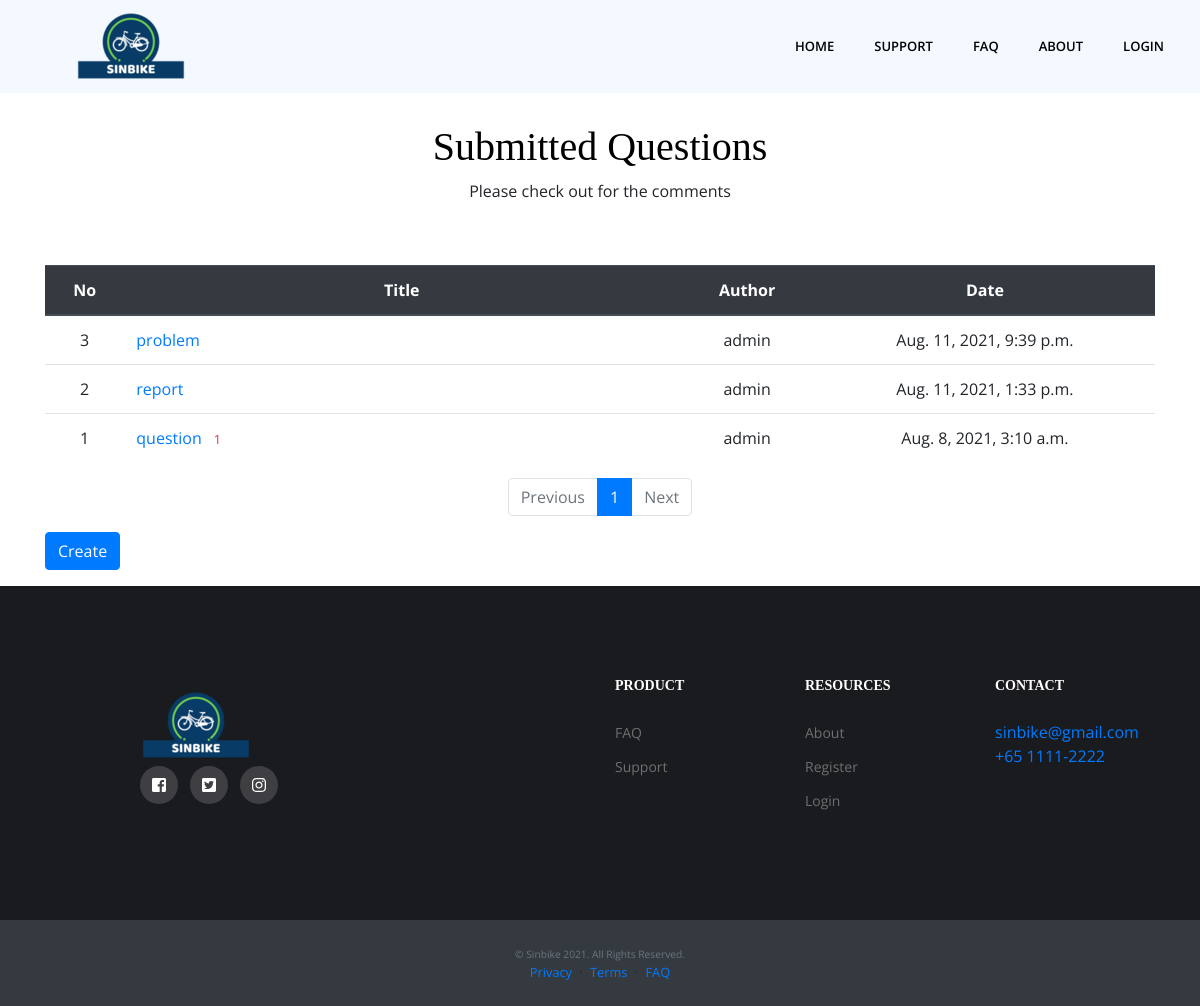
The page /support/list/ on the database as committed earlier.
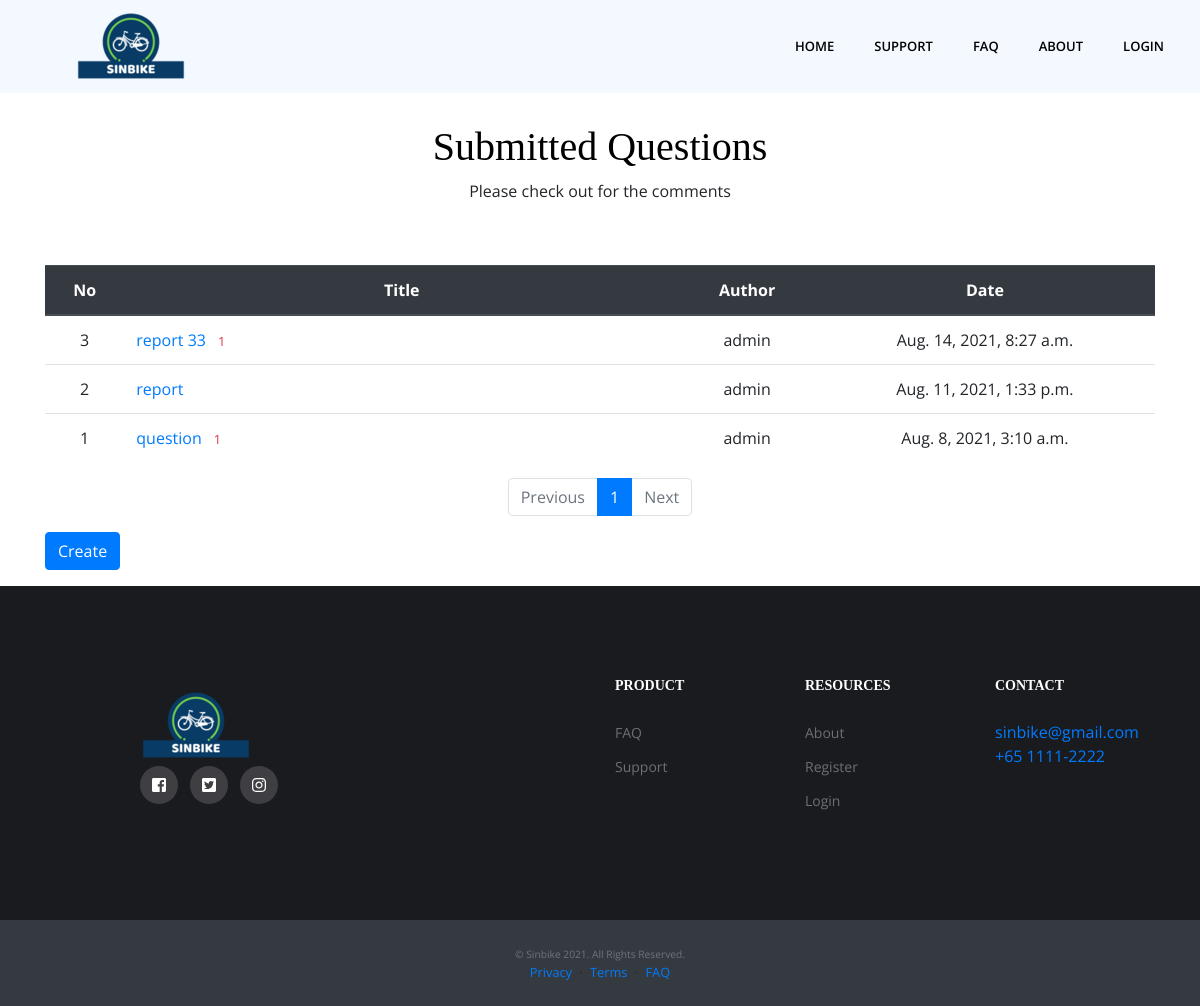
The same page on the database as committed later.
### sinbike_CX/models.py (models this page shows)
class Question(models.Model):
    subject = models.CharField(max_length=200)
    content = models.TextField()
    create_date = models.DateTimeField()
    author = models.ForeignKey(User, on_delete=models.CASCADE)
    modify_date = models.DateTimeField(null=True, blank=True)

### sinbike_CX/views.py (the view)
# urls.py: path('list/', views.list, name='list'),
def list(request):
    page = request.GET.get('page', '1')
    question_list = Question.objects.order_by('-create_date')
    paginator = Paginator(question_list, 10)
    page_obj = paginator.get_page(page)
    context = {'question_list': page_obj}
    return render(request, 'sinbike_CX/question_list.html', context)

### sinbike_CX/templatetags/filter.py (called while the page is built)
@register.filter
def sub(value, arg):
    return value - arg

### templates/sinbike_CX/question_list.html (shortened to what this page needs)
{% extends 'base.html' %}
{% load filter %}
{% load static %}
{% block content %}
<section class="section page-title" id="support-main">
    <div class="container">
        <div class="row">
            <div class="col-sm-8 m-auto">
                <h1>Submitted Questions</h1>
                <p>Please check out for the comments</p>
            </div>
        </div>
    </div>
</section>
<div class="container my-3">
    <table class="table">
        <thead>
        <tr class="text-center thead-dark">
            <th>No</th>
            <th style="width:50%">Title</th>
            <th>Author</th>
            <th>Date</th>
        </tr>
        </thead>
        <tbody>
        {% if question_list %}
        {% for question in question_list %}
        <tr class="text-center">
            <td>{{ question_list.paginator.count|sub:question_list.start_index|sub:forloop.counter0|add:1 }}</td>
            <td class="text-left">
                <a href="{% url 'support:detail' question.id %}">{{ question.subject }}</a>
                {% if question.answer_set.count > 0 %}
                <span class="text-danger small ml-2">{{ question.answer_set.count }}</span>
                {% endif %}
            </td>
            <td>{{ question.author.username }}</td>
            <td>{{ question.create_date }}</td>
        </tr>
        {% endfor %}
        {% else %}
        <tr>
            <td colspan="3">No Questions.</td>
        </tr>
        {% endif %}
        </tbody>
    </table>
    <ul class="pagination justify-content-center">
        {% if question_list.has_previous %}
        <li class="page-item">
            <a class="page-link" href="?page={{ question_list.previous_page_number }}">Previous</a>
        </li>
        {% else %}
        <li class="page-item disabled">
            <a class="page-link" tabindex="-1" aria-disabled="true" href="#">Previous</a>
        </li>
        {% endif %}
        {% for page_number in question_list.paginator.page_range %}
        {% if page_number >= question_list.number|add:-5 and page_number <= question_list.number|add:5 %}
            {% if page_number == question_list.number %}
            <li class="page-item active" aria-current="page">
                <a class="page-link" href="?page={{ page_number }}">{{ page_number }}</a>
            </li>
            {% else %}
            <li class="page-item">
                <a class="page-link" href="?page={{ page_number }}">{{ page_number }}</a>
            </li>
            {% endif %}
        {% endif %}
        {% endfor %}
        {% if question_list.has_next %}
        <li class="page-item">
            <a class="page-link" href="?page={{ question_list.next_page_number }}">Next</a>
        </li>
        {% else %}
        <li class="page-item disabled">
            <a class="page-link" tabindex="-1" aria-disabled="true" href="#">Next</a>
        </li>
        {% endif %}
    </ul>
    <a href="{% url 'support:question_create' %}" class="btn btn-primary">Create</a>
</div>
{% endblock %}

### templates/base.html (shortened to what this page needs)
{% load static %}
<!doctype html>
<html lang="en">
    <head>
        <link rel="stylesheet" type="text/css" href="{% static 'bootstrap.min.css' %}">
        <link rel="stylesheet" type="text/css" href="{% static 'style.css' %}">
        <link rel="stylesheet" type="text/css" href="{% static 'main.css' %}">
    </head>
    <body>
        {% include "navbar.html" %}
        {% block content %}
        {% endblock %}
    </body>
    <footer>
        <div class="footer-main">
            <div class="container">
                <div class="row">
                    <div class="col-lg-4 col-md-12 m-md-auto align-self-center">
                        <div class="block">
                            <a class="navbar-brand" href="{% url 'home' %}"><img src="{%static 'images/logo_footer.png'%}" alt="logo"></a>
                            <ul class="social-icon list-inline">
                                <li class="list-inline-item">
                                    <a href="#"><i class="fab fa-facebook-square"></i></a>
                                </li>
                                <li class="list-inline-item">
                                    <a href="#"><i class="fab fa-twitter-square"></i></a>
                                </li>
                                <li class="list-inline-item">
                                    <a href="#"><i class="fab fa-instagram"></i></a>
                                </li>
                            </ul>
                        </div>
                    </div>
                    <div class="col-lg-2 col-md-3 col-6 mt-5 mt-lg-0">
                        <div class="block-2">
                            <h6>Product</h6>
                            <ul>
                                <li><a href="{% url 'common:faq' %}">FAQ</a></li>
                                <li><a href="{% url 'support:main' %}">Support</a></li>
                            </ul>
                        </div>
                    </div>
                    <div class="col-lg-2 col-md-3 col-6 mt-5 mt-lg-0">
                        <div class="block-2">
                          <h6>Resources</h6>
                          <ul>
                              <li><a href="{% url 'common:login' %}">About</a></li>
                              <li><a href="{% url 'common:signup' %}">Register</a></li>
                              <li><a href="{% url 'common:login' %}">Login</a></li>
                          </ul>
                        </div>
                      </div>
                      <div class="col-lg-2 col-md-3 col-6 mt-5 mt-lg-0">
                        <div class="block-2">
                          <h6>Contact</h6>
                          <address>
                              <a href="mailto:sinbike@gmail.com">sinbike@gmail.com</a>
                              <a href="tel:+6511112222">+65 1111-2222</a>
                          </address>
                        </div>
                      </div>
                </div>
            </div>
        </div>
        <div class="text-center bg-dark py-4 small">
                <small class="text-secondary">&copy; Sinbike 2021. All Rights Reserved.</small class="
                    text-secondary">
            <div>
                <a href="#!">Privacy</a>
                <span class="mx-1">&middot;</span>
                <a href="#!">Terms</a>
                <span class="mx-1">&middot;</span>
                <a href="#!">FAQ</a>
            </div>
        </div>
    </footer>
</html>

### templates/navbar.html
{% load static %}
<nav class="navbar main-nav navbar-expand-lg">
    <a class="navbar-brand" href="{% url 'home' %}"><img src="{% static '/images/logo.png' %}" alt="logo"></a>
    <div class="collapse navbar-collapse" id="navbarNav">
        <ul class="navbar-nav ml-auto">
            <li class="nav-item">
                <a class="nav-link" href="{% url 'home' %}">HOME</a>
            </li>
            <li class="nav-item">
                <a class="nav-link" href="{% url 'support:main' %}">Support</a>
            </li>
            <li class="nav-item">
                <a class="nav-link" href="{% url 'common:faq' %}">FAQ</a>
            </li>
            <li class="nav-item">
                <a class="nav-link" href="{% url 'common:about' %}">About</a>
            </li>
        </ul>
        <span class="navbar-text">
            <ul class="navbar-nav">
                <li class="nav-item">
                    {% if user.is_authenticated %}
                    <a class="nav-link" href="{% url 'common:logout' %}">{{ user.username }} (Logout)</a>
                    {% else %}
                    <a class="nav-link" href="{% url 'common:login' %}">Login</a>
                    {% endif %}
                </li>
            </ul>
        </span>
    </div>
</nav>

### static/style.css (style rules this page uses)
.container { width: 100%; padding-right: 15px; padding-left: 15px; margin-right: auto; margin-left: auto; }
body { margin: 0; font-family: -apple-system,BlinkMacSystemFont,"Segoe UI",Roboto,"Helvetica Neue",Arial,"Noto Sans",sans-serif,"Apple Color Emoji","Segoe UI Emoji","Segoe UI Symbol","Noto Color Emoji"; font-size: 1rem; font-weight: 400; line-height: 1.5; color: #212529; text-align: left; background-color: #fff; }

### static/main.css (style rules this page uses)
body, p, a, li { font-family: "Open Sans", sans-serif; -webkit-font-smoothing: antialiased; }
h1, h2, h3, h4, h5, h6 { font-family: "Open Sans", sans-serif; color: #000; font-weight: 300; }
h1, h2, h3, h4, h5, h6 { font-family: "Playfair Display", Georgia, "Times New Roman", serif; }
.main-nav { background: #F3F9FF; z-index:1; }
.main-nav .navbar-brand { padding:0; }
.main-nav .navbar-nav .nav-item { position: static !important; font-family: "Open Sans", sans-serif; }
.main-nav .navbar-nav .nav-item .nav-link { position: static; text-align: center; font-size: 13px; text-transform: uppercase; font-weight: 600; color: #000; padding-left: 20px; padding-right: 20px; line-height: 45px; }
.footer-main { padding: 92px 0; background: #1a1b1f; }
.footer-main .block ul.social-icon li a { text-decoration: none; display:block; width:38px; height: 38px; border-radius: 100%; background: #3f3f43; color: #fff; text-align: center; line-height: 38px; }
.footer-main .block-2 h6 { font-weight: bold; font-size: 14px; text-transform: uppercase; color: #fff; margin-bottom:25px; }
.footer-main .block-2 ul { padding: 0; }
.footer-main .block-2 ul li { margin-bottom: 10px; list-style: none; }
.footer-main .block-2 ul li a { font-size: 14px; color: #6f6f71; transition: .2s ease; }
.section { padding: 100px 0; }
#support-main { padding: 30px 0; }
.page-title { text-align: center; }

Rows that differ between the two databases and show on the page:
removed Question: paginator.count|sub "3", subject "problem", author.username "admin", create_date "Aug. 11, 2021, 9:39 p.m."
added Question: paginator.count|sub "3", subject "report 33", answer_set.count "1", author.username "admin", create_date "Aug. 14, 2021, 8:27 a.m."
